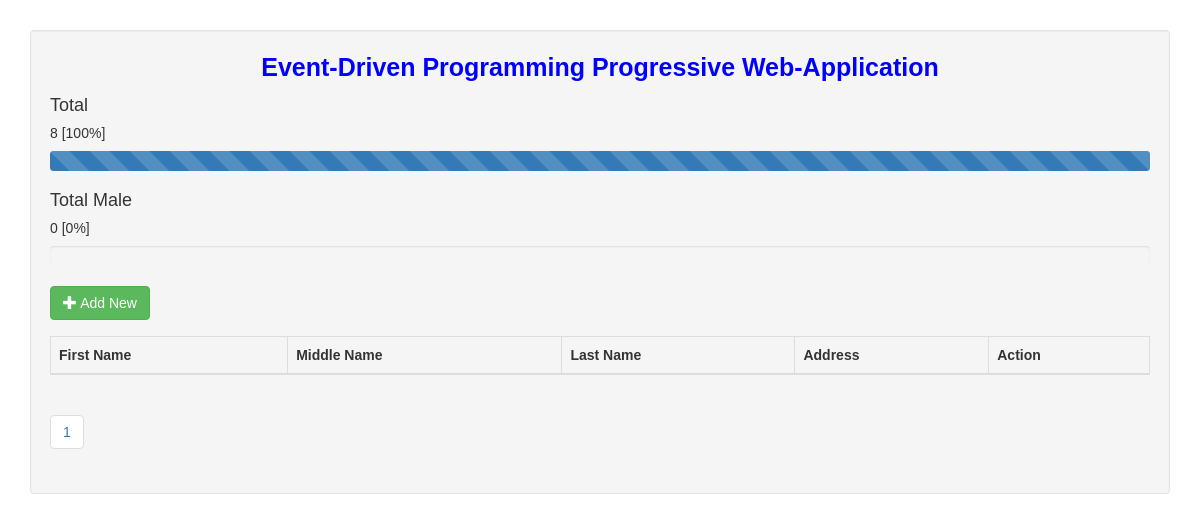
The page /index.php?page=2 on the database as committed earlier.
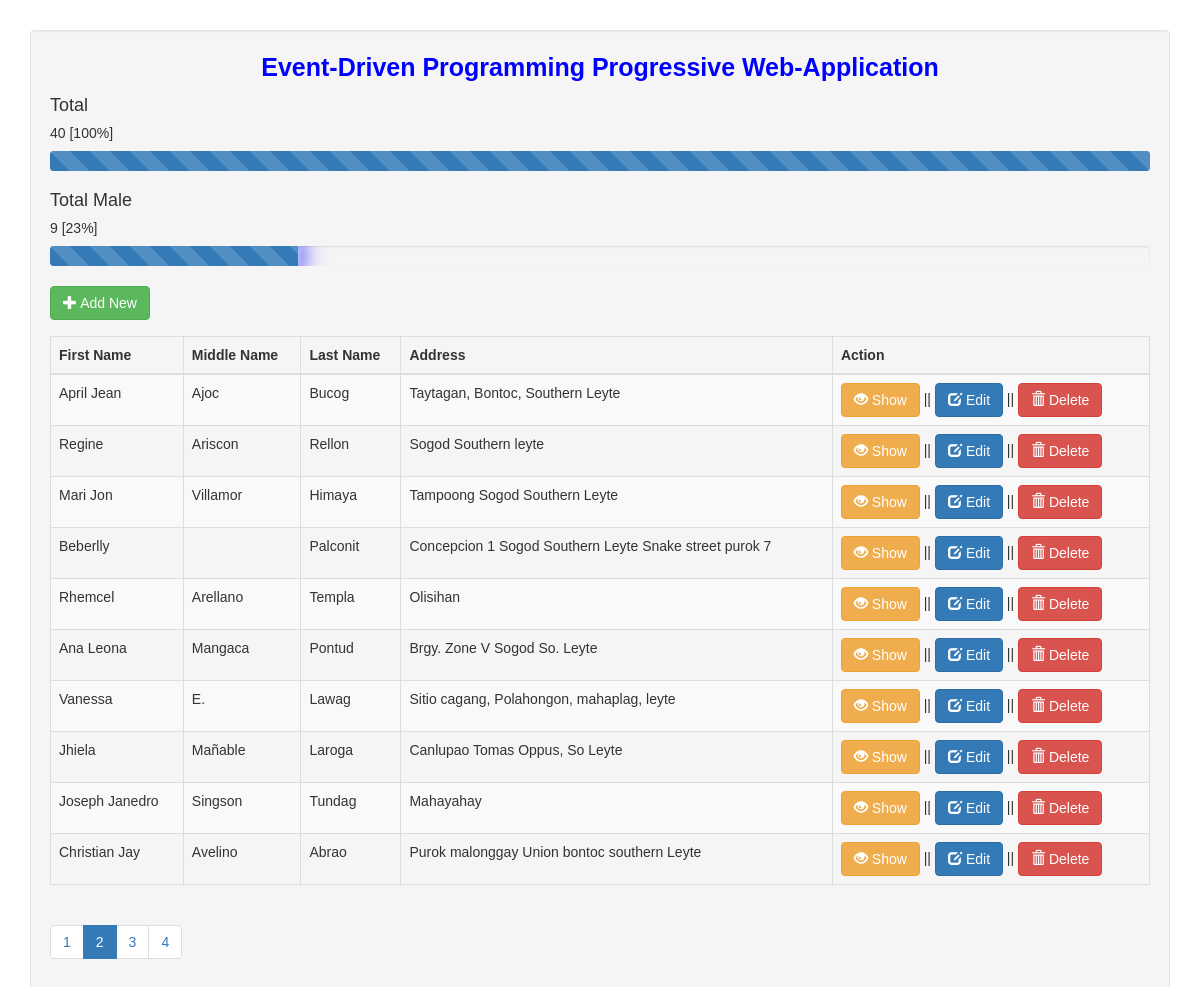
The same page on the database as committed later.
### tables this page shows
CREATE TABLE `user` (
  `userid` int(11) NOT NULL,
  `firstname` varchar(30) NOT NULL,
  `middlename` varchar(255) NOT NULL,
  `lastname` varchar(30) NOT NULL,
  `birthdate` varchar(255) NOT NULL,
  `age` int(2) NOT NULL,
  `address` varchar(100) NOT NULL,
  `contact_no` bigint(12) NOT NULL,
  `civil_stat` varchar(255) NOT NULL,
  `gender` varchar(12) NOT NULL,
  `education_level` varchar(255) NOT NULL
);

### fetch.php (called while the page is built, shortened)
<?php
include('conn.php');
$total_users_query = mysqli_query($conn, "SELECT COUNT(*) as total_users FROM `user`");
$total_users_data = mysqli_fetch_assoc($total_users_query);
$total_users = $total_users_data['total_users'];
$male_users_query = mysqli_query($conn, "SELECT COUNT(*) as male_users FROM `user` WHERE gender = 'Male'");
$male_users_data = mysqli_fetch_assoc($male_users_query);
$male_users = $male_users_data['male_users'];
?>

### index.php (shortened to what this page needs)
<?php
include('fetch.php');
?>
<!DOCTYPE html>
<html lang="en">
<head>
    <link rel="stylesheet" href="https://maxcdn.bootstrapcdn.com/bootstrap/3.3.6/css/bootstrap.min.css" />
    <link rel="stylesheet" href="style.css">
    <link rel="stylesheet" href="https://cdnjs.cloudflare.com/ajax/libs/animate.css/4.1.1/animate.min.css"/>
</head>
<body>
    <div class="container">
        <div style="height:30px;"></div>
        <div class="well" style="margin:auto; padding:auto; width:auto;">
            <span style="font-size:25px; color:blue">
                <center class="animate__animated animate__pulse animate__infinite infinite">
                    <strong>Event-Driven Programming Progressive Web-Application</strong>
                </center>
            </span>
					<div class="card-columns">
						<div class="card">
							<div class="card-header"><h4>Total</h4></div>
							<div class="card-body">
								<h5 class="card-title"><?php echo $total_users; ?> [<?php echo round(($total_users / $total_users) * 100) . '%'; ?>]	</h5>
								<div class="progress">
									<div class="progress-bar bg-success progress-bar-striped animated glow rounded-pill" role="progressbar" style="width: <?php echo ($total_users / $total_users) * 100; ?>%" aria-valuenow="<?php echo ($total_users / $total_users) * 100; ?>" aria-valuemin="0" aria-valuemax="100"></div>
								</div>
							</div>
						</div>
						<div class="card">
							<div class="card-header"><h4>Total Male</h4></div>
							<div class="card-body">
								<h5 class="card-title"><?php echo $male_users; ?> [<?php echo round(($male_users / $total_users) * 100) . '%'; ?>]</h5>
								<div class="progress">
									<div class="progress-bar bg-success progress-bar-striped animated glow rounded-pill" role="progressbar" style="width: <?php echo ($male_users / $total_users) * 100; ?>%" aria-valuenow="<?php echo ($male_users / $total_users) * 100; ?>" aria-valuemin="0" aria-valuemax="100"></div>
								</div>
							</div>
						</div>
					</div>
			<span class="pull-left animate__animated animate__bounce">
                <a href="#addnew" data-toggle="modal" class="btn btn-success">
                    <span class="glyphicon glyphicon-plus"></span> Add New
                </a>
            </span>
            <div style="height:50px;"></div>
            <table class="table table-striped table-bordered table-hover">
                <thead>
                    <th>First Name</th>
                    <th>Middle Name</th>
                    <th>Last Name</th>
                    <th>Address</th>
                    <th>Action</th>
                </thead>
                <tbody>
                <?php
                    include('conn.php');
                    $limit = 10;
                    $page = isset($_GET['page']) ? $_GET['page'] : 1;
                    $start = ($page - 1) * $limit;
                    $query = mysqli_query($conn, "SELECT * FROM `user` LIMIT $start, $limit");
                    while ($row = mysqli_fetch_array($query)) {
                        ?>
                        <tr>
                            <td><?php echo ucwords($row['firstname']); ?></td>
                            <td><?php echo ucwords($row['middlename']); ?></td>
                            <td><?php echo ucwords($row['lastname']); ?></td>
                            <td><?php echo $row['address']; ?></td>
                            <td>
                                <a href="#show_info<?php echo $row['userid']; ?>" data-toggle="modal" class="btn btn-warning">
                                    <span class="glyphicon glyphicon-eye-open animate__animated animate__rubberBand animate__infinite infinite"></span> Show
                                </a> ||
                                <a href="#edit<?php echo $row['userid']; ?>" data-toggle="modal" class="btn btn-primary animate__animated animate__jackInTheBox btn-edit">
                                    <span class="glyphicon glyphicon-edit animate__animated animate__swing animate__infinite infinite"></span> Edit
                                </a> ||
                                <a href="#del<?php echo $row['userid']; ?>" data-toggle="modal" class="btn btn-danger animate__animated animate__headShake animate__infinite infinite">
                                    <span class="glyphicon glyphicon-trash"></span> Delete
                                </a>
                            </td>
                        </tr>
                        <?php
                    }
                ?>
                </tbody>
            </table>
            <ul class="pagination">
                <?php
                    $result_db = mysqli_query($conn, "SELECT COUNT(userid) FROM user");
                    $row_db = mysqli_fetch_row($result_db);
                    $total_records = $row_db[0];
                    $total_pages = ceil($total_records / $limit);
                    for ($i = 1; $i <= $total_pages; $i++) {
                        $active = ($i == $page) ? "active" : "";
                        echo "<li class='page-item $active'><a class='page-link' href='index.php?page=" . $i . "'>" . $i . "</a></li>";
                    }
                ?>
            </ul>
        </div>
    </div>
</body>
</html>

### style.css (style rules this page uses)
body { font-family: 'Poppins', sans-serif; }

### index.php (style rules this page uses)
.progress-bar-striped.animated { background-size: 40px 40px; animation: moveStripes 1s linear infinite; }
.glow { box-shadow: 0 0 10px , 0 0 20px #0000ff, 0 0 30px #0000ff; }

Rows that differ between the two databases and show on the page:
added user: firstname "April Jean", middlename "Ajoc", lastname "Bucog", address "Taytagan, Bontoc, Southern Leyte"
added user: firstname "Regine", middlename "Ariscon", lastname "Rellon", address "Sogod Southern leyte"
added user: firstname "Mari Jon", middlename "Villamor", lastname "Himaya", address "Tampoong Sogod Southern Leyte"
added user: firstname "Beberlly", lastname "Palconit", address "Concepcion 1 Sogod Southern Leyte Snake street purok 7"
added user: firstname "Rhemcel", middlename "Arellano", lastname "Templa", address "Olisihan"
added user: firstname "Ana Leona", middlename "Mangaca", lastname "Pontud", address "Brgy. Zone V Sogod So. Leyte"
added user: firstname "Vanessa", middlename "E.", lastname "Lawag", address "Sitio cagang, Polahongon, mahaplag, leyte"
added user: firstname "Jhiela", middlename "Mañable", lastname "Laroga", address "Canlupao Tomas Oppus, So Leyte"
added user: firstname "Joseph Janedro", middlename "Singson", lastname "Tundag", address "Mahayahay"
added user: firstname "Christian Jay", middlename "Avelino", lastname "Abrao", address "Purok malonggay Union bontoc southern Leyte"
Other text that changed with them:
$total_users: "8" → "40"
$male_users: "0" → "9"
text no longer shown: "0"
text now shown: "23"
new list line: "2"
new list line: "3"
new list line: "4"
